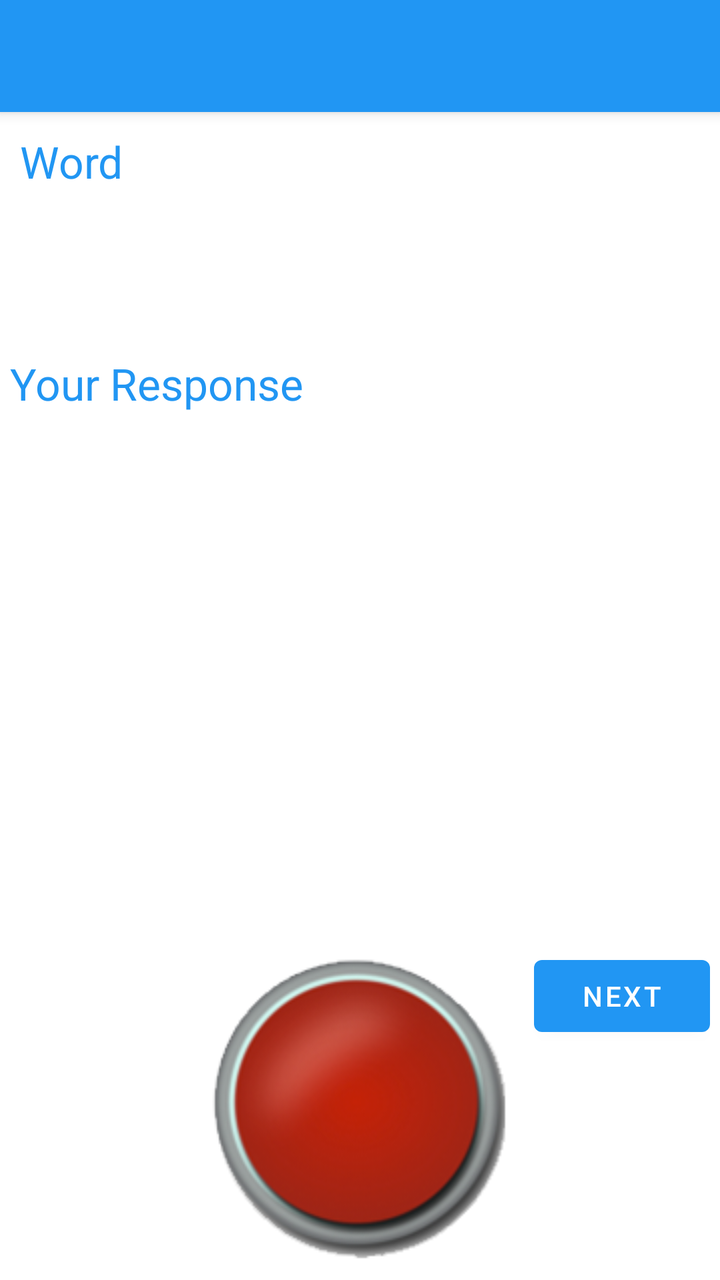
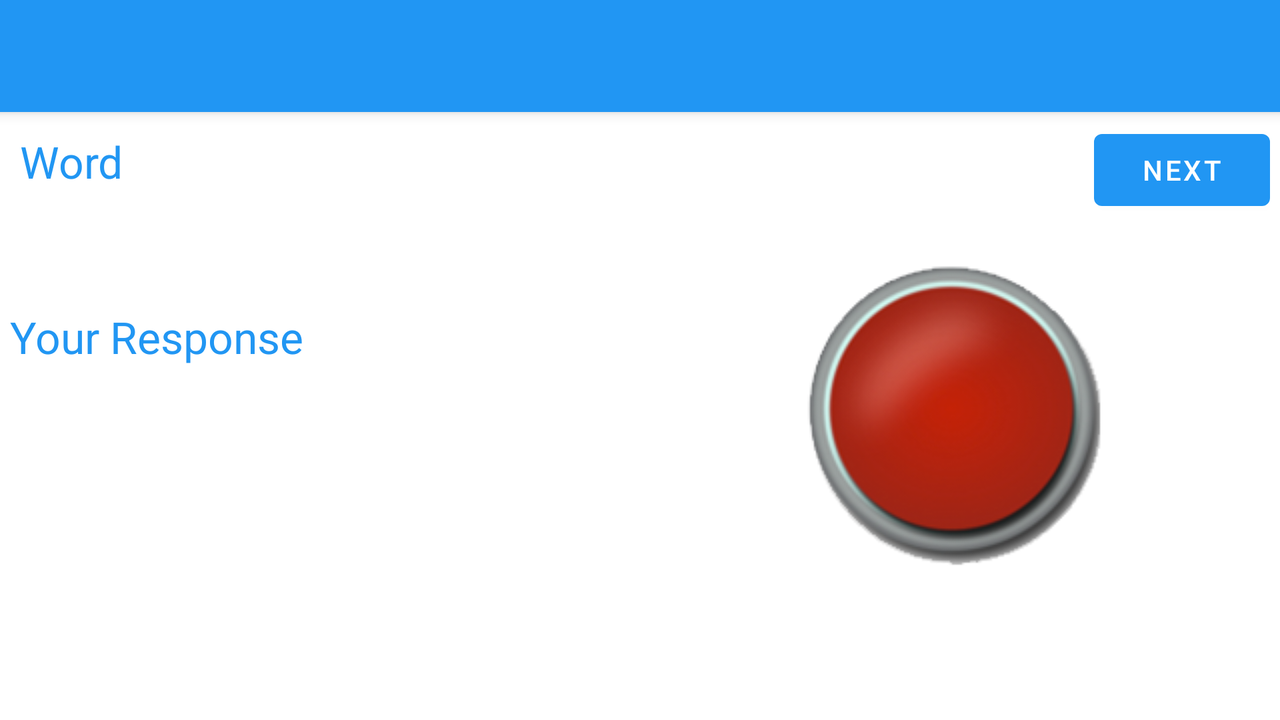

The same Android screen from two of the app's own layout files: first res/layout/ as a phone draws it, then the repository's variant for another configuration, drawn on a device whose configuration selects that folder. Both files follow.
<!-- AndroidManifest.xml: application theme AppTheme -->
<!-- res/layout/activity_transmit_word.xml -->
<RelativeLayout xmlns:android="http://schemas.android.com/apk/res/android"
    xmlns:app="http://schemas.android.com/apk/res-auto"
    xmlns:tools="http://schemas.android.com/tools"
    android:layout_width="wrap_content"
    android:layout_height="wrap_content"
    android:orientation="vertical">

    <androidx.appcompat.widget.Toolbar
        android:id="@+id/toolbar"
        android:layout_width="match_parent"
        android:layout_height="wrap_content"

        android:background="@color/colorPrimary"
        android:elevation="4dp"
        android:theme="@style/ThemeOverlay.AppCompat.Dark.ActionBar"
        app:popupTheme="@style/ThemeOverlay.AppCompat.Dark.ActionBar"
        tools:ignore="UnusedAttribute" />

    <FrameLayout

        android:id="@+id/panel_layout"
        android:layout_width="match_parent"
        android:layout_height="match_parent"
        android:layout_below="@id/toolbar"
        android:orientation="vertical"
        android:padding="5dp">

        <LinearLayout
            android:layout_width="match_parent"
            android:layout_height="match_parent"
            android:orientation="vertical">

            <LinearLayout
                android:layout_width="match_parent"
                android:layout_height="wrap_content"
                android:layout_weight="1"
                android:orientation="vertical">

                <LinearLayout
                    android:layout_width="match_parent"
                    android:layout_height="wrap_content"
                    android:layout_weight="1"
                    android:orientation="vertical">

                    <LinearLayout
                        android:layout_width="match_parent"
                        android:layout_height="match_parent"
                        android:orientation="vertical">

                        <LinearLayout
                            android:layout_width="match_parent"
                            android:layout_height="wrap_content"
                            android:orientation="horizontal"
                            android:padding="5dp">

                            <TextView
                                android:layout_width="wrap_content"
                                android:layout_height="wrap_content"
                                android:text="@string/word"
                                android:textAppearance="?android:attr/textAppearanceLarge"
                                android:textColor="@color/colorPrimary" />

                            <TextView
                                android:id="@+id/textViewTryInfo"
                                android:layout_width="wrap_content"
                                android:layout_height="wrap_content"
                                android:layout_weight="1"
                                android:gravity="right"
                                android:textAppearance="?android:attr/textAppearanceMedium"
                                android:textColor="@color/colorPrimary" />

                        </LinearLayout>

                        <LinearLayout
                            android:layout_width="match_parent"
                            android:layout_height="wrap_content"
                            android:orientation="vertical">

                            <FrameLayout
                                android:layout_width="match_parent"
                                android:layout_height="match_parent">

                                <TextView
                                    android:id="@+id/textViewWord"
                                    android:layout_width="match_parent"
                                    android:layout_height="wrap_content"
                                    android:gravity="center_vertical"
                                    android:padding="5dp"
                                    android:text="MORSE"
                                    android:textAppearance="?android:attr/textAppearanceLarge"
                                    android:textColor="@android:color/transparent"
                                    android:textIsSelectable="true"
                                    android:textSize="50dp" />

                                <ImageButton
                                    android:id="@+id/imageButtonPlay"
                                    android:layout_width="match_parent"
                                    android:layout_height="match_parent"
                                    android:background="@android:color/transparent"
                                    android:src="@android:drawable/ic_media_play"
                                    android:tint="@color/colorPrimary"
                                    android:visibility="invisible" />
                            </FrameLayout>

                            <TextView
                                android:layout_width="wrap_content"
                                android:layout_height="wrap_content"
                                android:text="@string/your_response"
                                android:textAppearance="?android:attr/textAppearanceLarge"
                                android:textColor="@color/colorPrimary" />

                            <TextView
                                android:id="@+id/textViewResponse"
                                android:layout_width="match_parent"
                                android:layout_height="wrap_content"
                                android:gravity="center_vertical"
                                android:padding="5dp"
                                android:textAppearance="?android:attr/textAppearanceLarge"
                                android:textColor="@color/colorPrimary"
                                android:textIsSelectable="true"
                                android:textSize="50dp" />

                        </LinearLayout>

                    </LinearLayout>

                </LinearLayout>

            </LinearLayout>

            <FrameLayout
                android:layout_width="match_parent"
                android:layout_height="wrap_content">

                <LinearLayout
                    android:layout_width="match_parent"
                    android:layout_height="wrap_content"
                    android:orientation="vertical"
                    android:padding="5dp">

                    <ImageButton
                        android:id="@+id/imageButtonMorse"
                        android:layout_width="match_parent"
                        android:layout_height="match_parent"
                        android:adjustViewBounds="false"
                        android:background="@android:color/transparent"
                        android:contentDescription="@string/app_name"
                        android:scaleType="fitCenter"
                        android:src="@drawable/push_button" />


                </LinearLayout>

                <LinearLayout
                    android:layout_width="match_parent"
                    android:layout_height="wrap_content"
                    android:gravity="center_vertical"
                    android:orientation="horizontal">

                    <Space
                        android:layout_width="20px"
                        android:layout_height="20px"
                        android:layout_weight="1" />

                    <Button
                        android:id="@+id/buttonNext"
                        android:layout_width="wrap_content"
                        android:layout_height="wrap_content"
                        android:paddingLeft="15dp"
                        android:paddingRight="15dp"
                        android:text="@string/next"
                        android:theme="@style/AppTheme.Button" />


                </LinearLayout>
            </FrameLayout>

        </LinearLayout>
    </FrameLayout>
</RelativeLayout>
<!-- resources referenced by this layout -->
<resources>
  <color name="colorPrimary">#2196f3</color>
  <!-- drawable push_button (drawable) -->
  <?xml version="1.0" encoding="utf-8"?>
  <selector xmlns:android="http://schemas.android.com/apk/res/android">
  
      <item android:drawable="@drawable/button_pressed" android:state_enabled="true" android:state_pressed="true" />
      <item android:drawable="@drawable/button_normal" android:state_enabled="true" android:state_focused="true" />
      <item android:drawable="@drawable/button_normal" android:state_enabled="true" />
  </selector>
  <string name="app_name">Morse Code Toolkit</string>
  <string name="next">Next</string>
  <string name="word">Word</string>
  <string name="your_response">Your Response</string>
  <!-- from res/values-v21/ -->
  <style name="AppTheme.Button" parent="Widget.AppCompat.Button.Colored">
          <item name="colorButtonNormal">@color/colorPrimary</item>
          <item name="android:textColor">@android:color/white</item>
  
      </style>
  <style name="AppTheme" parent="Theme.MaterialComponents.DayNight.DarkActionBar">
  
          
          <item name="colorPrimary">@color/colorPrimary</item>
          <item name="colorPrimaryDark">@color/colorPrimaryDark</item>
          <item name="colorAccent">@color/colorAccent</item>
  
      </style>
  <!-- drawable button_pressed: png bitmap (drawable, 25166 bytes) -->
  <!-- drawable button_normal: png bitmap (drawable, 29467 bytes) -->
  <color name="colorPrimaryDark">#1976D2</color>
  <color name="colorAccent">#00BFA5</color>
</resources>
<!-- res/layout-land/activity_transmit_word.xml (the repository's variant of the layout above) -->
<!-- drawn on the phone turned sideways -->
<RelativeLayout xmlns:android="http://schemas.android.com/apk/res/android"
    xmlns:app="http://schemas.android.com/apk/res-auto"
    xmlns:tools="http://schemas.android.com/tools"
    android:layout_width="wrap_content"
    android:layout_height="wrap_content"
    android:orientation="vertical">

    <androidx.appcompat.widget.Toolbar
        android:id="@+id/toolbar"
        android:layout_width="match_parent"
        android:layout_height="wrap_content"

        android:background="@color/colorPrimary"
        android:elevation="4dp"
        android:theme="@style/ThemeOverlay.AppCompat.Dark.ActionBar"
        app:popupTheme="@style/ThemeOverlay.AppCompat.Dark.ActionBar"
        tools:ignore="UnusedAttribute" />

    <FrameLayout

        android:id="@+id/panel_layout"
        android:layout_width="match_parent"
        android:layout_height="match_parent"
        android:layout_below="@id/toolbar"
        android:orientation="vertical"
        android:padding="5dp">

        <LinearLayout
            android:layout_width="match_parent"
            android:layout_height="match_parent"
            android:baselineAligned="false"
            android:orientation="horizontal">

            <LinearLayout
                android:layout_width="0dp"
                android:layout_height="match_parent"
                android:layout_weight="1"
                android:orientation="vertical">

                <LinearLayout
                    android:layout_width="match_parent"
                    android:layout_height="0dp"
                    android:layout_weight="1"
                    android:orientation="vertical">

                    <LinearLayout
                        android:layout_width="match_parent"
                        android:layout_height="match_parent"
                        android:orientation="vertical">

                        <LinearLayout
                            android:layout_width="match_parent"
                            android:layout_height="wrap_content"
                            android:orientation="horizontal"
                            android:padding="5dp">

                            <TextView
                                android:layout_width="wrap_content"
                                android:layout_height="wrap_content"
                                android:text="Word"
                                android:textAppearance="?android:attr/textAppearanceLarge"
                                android:textColor="@color/colorPrimary" />

                            <TextView
                                android:id="@+id/textViewTryInfo"
                                android:layout_width="wrap_content"
                                android:layout_height="wrap_content"
                                android:layout_weight="1"
                                android:gravity="right"
                                android:textAppearance="?android:attr/textAppearanceMedium"
                                android:textColor="@color/colorPrimary" />

                        </LinearLayout>

                        <LinearLayout
                            android:layout_width="match_parent"
                            android:layout_height="0dp"
                            android:layout_weight="1"
                            android:orientation="vertical">

                            <FrameLayout
                                android:layout_width="match_parent"
                                android:layout_height="wrap_content">

                                <TextView
                                    android:id="@+id/textViewWord"
                                    android:layout_width="match_parent"
                                    android:layout_height="wrap_content"
                                    android:gravity="center_vertical"
                                    android:text="@string/morse"
                                    android:textAppearance="?android:attr/textAppearanceLarge"
                                    android:textColor="@android:color/transparent"
                                    android:textIsSelectable="true"
                                    android:textSize="40sp" />

                                <ImageButton
                                    android:id="@+id/imageButtonPlay"
                                    android:layout_width="match_parent"
                                    android:layout_height="match_parent"
                                    android:background="@android:color/transparent"
                                    android:contentDescription="@string/app_name"
                                    android:src="@android:drawable/ic_media_play"
                                    android:tint="@color/colorPrimary"
                                    android:visibility="invisible" />
                            </FrameLayout>

                            <TextView
                                android:layout_width="wrap_content"
                                android:layout_height="wrap_content"
                                android:text="@string/your_response"
                                android:textAppearance="?android:attr/textAppearanceLarge"
                                android:textColor="@color/colorPrimary" />

                            <TextView
                                android:id="@+id/textViewResponse"
                                android:layout_width="match_parent"
                                android:layout_height="wrap_content"
                                android:gravity="center_vertical"
                                android:padding="5dp"
                                android:textAppearance="?android:attr/textAppearanceLarge"
                                android:textColor="@color/colorPrimary"
                                android:textIsSelectable="true"
                                android:textSize="40sp" />

                        </LinearLayout>

                    </LinearLayout>

                </LinearLayout>

            </LinearLayout>

            <FrameLayout
                android:layout_width="0dp"
                android:layout_height="match_parent"
                android:layout_weight="1">

                <LinearLayout
                    android:layout_width="match_parent"
                    android:layout_height="match_parent"
                    android:layout_gravity="center"
                    android:gravity="center_vertical|center_horizontal"
                    android:orientation="horizontal"
                    android:padding="5dp">

                    <ImageButton
                        android:id="@+id/imageButtonMorse"
                        android:layout_width="match_parent"
                        android:layout_height="wrap_content"
                        android:layout_gravity="center"
                        android:adjustViewBounds="false"
                        android:background="@android:color/transparent"
                        android:contentDescription="@string/app_name"
                        android:scaleType="fitCenter"
                        android:src="@drawable/push_button" />
                </LinearLayout>

                <LinearLayout
                    android:layout_width="match_parent"
                    android:layout_height="wrap_content"
                    android:gravity="center_vertical"
                    android:orientation="horizontal">

                    <Space
                        android:layout_width="20px"
                        android:layout_height="20px"
                        android:layout_weight="1" />

                    <Button
                        android:id="@+id/buttonNext"
                        android:layout_width="wrap_content"
                        android:layout_height="wrap_content"
                        android:paddingLeft="15dp"
                        android:paddingRight="15dp"
                        android:text="Next"
                        android:theme="@style/AppTheme.Button" />


                </LinearLayout>
            </FrameLayout>

        </LinearLayout>
    </FrameLayout>
</RelativeLayout>
<!-- resources referenced by the variant -->
<!-- as the phone turned sideways resolves them -->
<resources>
  <color name="colorPrimary">#2196f3</color>
  <!-- drawable push_button (drawable) -->
  <?xml version="1.0" encoding="utf-8"?>
  <selector xmlns:android="http://schemas.android.com/apk/res/android">
  
      <item android:drawable="@drawable/button_pressed" android:state_enabled="true" android:state_pressed="true" />
      <item android:drawable="@drawable/button_normal" android:state_enabled="true" android:state_focused="true" />
      <item android:drawable="@drawable/button_normal" android:state_enabled="true" />
  </selector>
  <string name="app_name">Morse Code Toolkit</string>
  <string name="morse">MORSE</string>
  <string name="your_response">Your Response</string>
  <!-- from res/values-v21/ -->
  <style name="AppTheme.Button" parent="Widget.AppCompat.Button.Colored">
          <item name="colorButtonNormal">@color/colorPrimary</item>
          <item name="android:textColor">@android:color/white</item>
  
      </style>
  <style name="AppTheme" parent="Theme.MaterialComponents.DayNight.DarkActionBar">
  
          
          <item name="colorPrimary">@color/colorPrimary</item>
          <item name="colorPrimaryDark">@color/colorPrimaryDark</item>
          <item name="colorAccent">@color/colorAccent</item>
  
      </style>
  <!-- drawable button_pressed: png bitmap (drawable, 25166 bytes) -->
  <!-- drawable button_normal: png bitmap (drawable, 29467 bytes) -->
  <color name="colorPrimaryDark">#1976D2</color>
  <color name="colorAccent">#00BFA5</color>
</resources>
